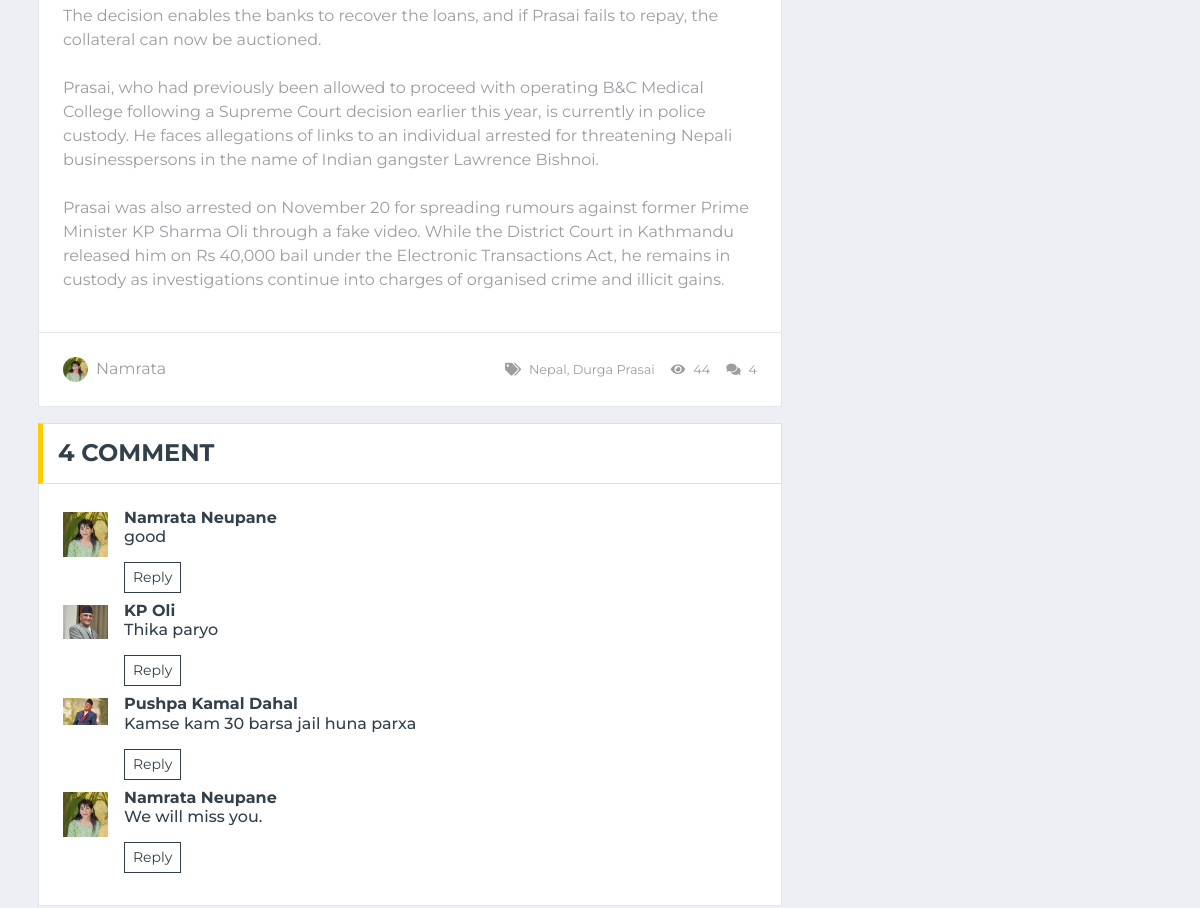
Page /Post-detail/6/ (middle part) on the earlier database version.
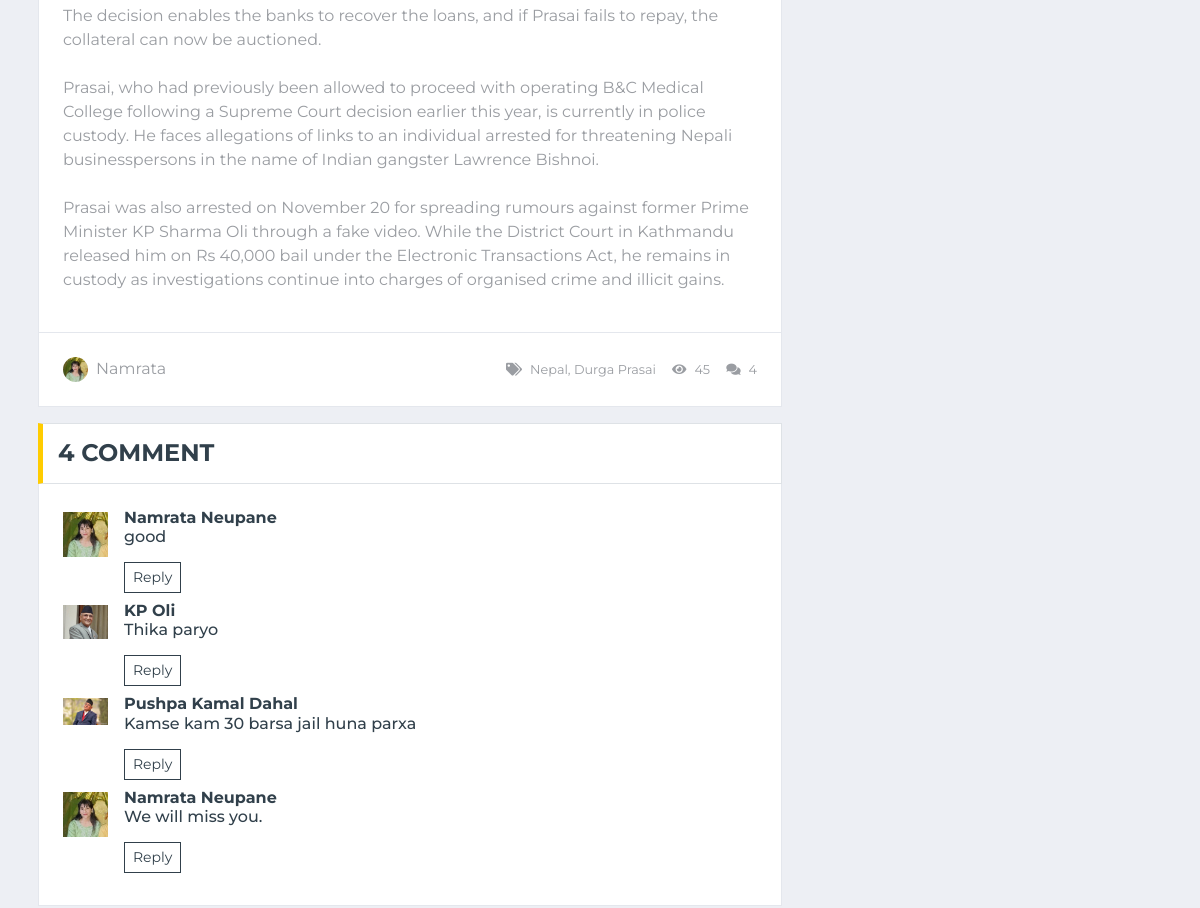
Same page on the later database version.
### news_app/models.py (models this page shows, shortened)
class TimeStamp(models.Model):
    created_at = models.DateTimeField(auto_now_add=True)
    updated_at = models.DateTimeField(auto_now=True)
    class Meta:
        abstract = True

class Post(TimeStamp):
    STATUS =[
        ("active", "Active"),
        ("in_active", "Inactive"),
    ]
    title = models.CharField(max_length=250)
    content = models.TextField()
    author = models.ForeignKey("auth.User", on_delete=models.CASCADE)
    image = models.ImageField(upload_to="images/%Y/%m/%d", blank=False)
    status = models.CharField(max_length=20,choices=STATUS,default="active")
    published_at = models.DateTimeField(null=True, blank=True)
    views_count = models.PositiveBigIntegerField(default=0)
    category = models.ForeignKey(Category, on_delete=models.CASCADE)
    tag = models.ManyToManyField(Tag)

class Tag(TimeStamp):
    name = models.CharField(max_length=100)
    def __str__(self):
        return self.name

### news_app/views.py (the view)
# urls.py: path("Post-detail/<int:pk>/", views.PostDetail.as_view(), name="Post-detail"),
class PostDetail(DetailView):
    model = Post
    template_name = "global/post_detail/post_detail.html"
    context_object_name = "post"
    def get_queryset(self):
        query = super().get_queryset()
        query = query.filter(published_at__isnull = False, status= "active")
        return query
    def get_context_data(self, **kwargs):
        context = super().get_context_data(**kwargs)
        obj = self.get_object()
        obj.views_count += 1
        obj.save()
        context["comments"] = Comment.objects.filter(post= obj)
        return context

### templates/global/post_detail/post_detail.html (shortened to what this page needs)
{% extends "global/base.html" %}
{% block content %}
<div class="container-fluid">
    <div class="container">
        <div class="row">
            <div class="col-lg-8">
                {% include "global/post_detail/left/post_view.html" %}
                {% include "global/post_detail/left/comment_list.html" %}
            </div>
            <div class="col-lg-4">
                <br>
            </div>
        </div>
    </div>
</div>
{% endblock content %}

### templates/global/post_detail/left/post_view.html (shortened to what this page needs)
 {% load static %}
 <br>
<div class="position-relative mb-3">
    <div class="bg-white border border-top-0 p-4">
        <p>
            {{ post.content| linebreaksbr }}
        </p>
    </div>
    <div class="d-flex justify-content-between bg-white border border-top-0 p-4">
        <div class="d-flex align-items-center">
            <img class="rounded-circle mr-2" src="{% static 'global/img/author.jpg' %}" width="25" height="25" alt="">
            <span>{{ post.author.username }}</span>
        </div>
        <div class="d-flex align-items-center">
            <small class="ml-3"><i class="fa fa-tags mr-2"></i>{{ post.tag.all|join:", " }}</small>
            <small class="ml-3"><i class="fa fa-eye mr-2"></i>{{ post.views_count }}</small>
            <small class="ml-3"><i class="fa fa-comments mr-2"></i>{{ post.comment_set.count }}</small>
        </div>
    </div>
</div>

### templates/global/post_detail/left/comment_list.html
<div class="mb-3">
    <div class="section-title mb-0">
        <h4 class="m-0 text-uppercase font-weight-bold">{{ post.comment_set.count }} Comment</h4>
    </div>
    <div class="bg-white border border-top-0 p-4">
       {% for comment in comments %}
        <div class="media">
            <img src="{{ comment.profile.url }}" alt="Image" class="img-fluid mr-3 mt-1" style="width: 45px;">
            <div class="media-body">
                <h6><a class="text-secondary font-weight-bold" href="">{{ comment.name }}</a>
                <p>{{ comment.comment }}</p>
                <button class="btn btn-sm btn-outline-secondary">Reply</button>
            </div>
        </div>
        {% endfor %}
    </div>
</div>

Differences in the rows shown:
changed Post "Namrata": views_count "44" → "45"
